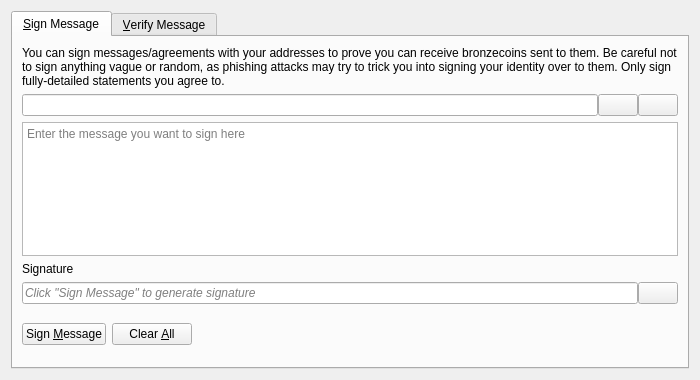
<?xml version="1.0" encoding="UTF-8"?>
<ui version="4.0">
 <class>SignVerifyMessageDialog</class>
 <widget class="QDialog" name="SignVerifyMessageDialog">
  <property name="geometry">
   <rect>
    <x>0</x>
    <y>0</y>
    <width>700</width>
    <height>380</height>
   </rect>
  </property>
  <property name="windowTitle">
   <string>Signatures - Sign / Verify a Message</string>
  </property>
  <property name="modal">
   <bool>true</bool>
  </property>
  <layout class="QVBoxLayout" name="verticalLayout">
   <item>
    <widget class="QTabWidget" name="tabWidget">
     <property name="currentIndex">
      <number>0</number>
     </property>
     <widget class="QWidget" name="tabSignMessage">
      <attribute name="title">
       <string>&amp;Sign Message</string>
      </attribute>
      <layout class="QVBoxLayout" name="verticalLayout_SM">
       <item>
        <widget class="QLabel" name="infoLabel_SM">
         <property name="text">
          <string>You can sign messages/agreements with your addresses to prove you can receive bronzecoins sent to them. Be careful not to sign anything vague or random, as phishing attacks may try to trick you into signing your identity over to them. Only sign fully-detailed statements you agree to.</string>
         </property>
         <property name="textFormat">
          <enum>Qt::PlainText</enum>
         </property>
         <property name="wordWrap">
          <bool>true</bool>
         </property>
        </widget>
       </item>
       <item>
        <layout class="QHBoxLayout" name="horizontalLayout_1_SM">
         <property name="spacing">
          <number>0</number>
         </property>
         <item>
          <widget class="QValidatedLineEdit" name="addressIn_SM">
           <property name="toolTip">
            <string>The Bronzecoin address to sign the message with</string>
           </property>
          </widget>
         </item>
         <item>
          <widget class="QPushButton" name="addressBookButton_SM">
           <property name="toolTip">
            <string>Choose previously used address</string>
           </property>
           <property name="text">
            <string/>
           </property>
           <property name="icon">
            <iconset resource="../bitcoin.qrc">
             <normaloff>:/icons/address-book</normaloff>:/icons/address-book</iconset>
           </property>
           <property name="shortcut">
            <string>Alt+A</string>
           </property>
           <property name="autoDefault">
            <bool>false</bool>
           </property>
          </widget>
         </item>
         <item>
          <widget class="QPushButton" name="pasteButton_SM">
           <property name="toolTip">
            <string>Paste address from clipboard</string>
           </property>
           <property name="text">
            <string/>
           </property>
           <property name="icon">
            <iconset resource="../bitcoin.qrc">
             <normaloff>:/icons/editpaste</normaloff>:/icons/editpaste</iconset>
           </property>
           <property name="shortcut">
            <string>Alt+P</string>
           </property>
           <property name="autoDefault">
            <bool>false</bool>
           </property>
          </widget>
         </item>
        </layout>
       </item>
       <item>
        <widget class="QPlainTextEdit" name="messageIn_SM">
         <property name="toolTip">
          <string>Enter the message you want to sign here</string>
         </property>
         <property name="placeholderText">
          <string>Enter the message you want to sign here</string>
         </property>
        </widget>
       </item>
       <item>
        <widget class="QLabel" name="signatureLabel_SM">
         <property name="text">
          <string>Signature</string>
         </property>
         <property name="textFormat">
          <enum>Qt::PlainText</enum>
         </property>
        </widget>
       </item>
       <item>
        <layout class="QHBoxLayout" name="horizontalLayout_2_SM">
         <property name="spacing">
          <number>0</number>
         </property>
         <item>
          <widget class="QLineEdit" name="signatureOut_SM">
           <property name="placeholderText">
            <string>Click "Sign Message" to generate signature</string>
           </property>
           <property name="font">
            <font>
             <italic>true</italic>
            </font>
           </property>
           <property name="readOnly">
            <bool>true</bool>
           </property>
          </widget>
         </item>
         <item>
          <widget class="QPushButton" name="copySignatureButton_SM">
           <property name="toolTip">
            <string>Copy the current signature to the system clipboard</string>
           </property>
           <property name="text">
            <string/>
           </property>
           <property name="icon">
            <iconset resource="../bitcoin.qrc">
             <normaloff>:/icons/editcopy</normaloff>:/icons/editcopy</iconset>
           </property>
           <property name="autoDefault">
            <bool>false</bool>
           </property>
          </widget>
         </item>
        </layout>
       </item>
       <item>
        <layout class="QHBoxLayout" name="horizontalLayout_3_SM">
         <item>
          <widget class="QPushButton" name="signMessageButton_SM">
           <property name="toolTip">
            <string>Sign the message to prove you own this Bronzecoin address</string>
           </property>
           <property name="text">
            <string>Sign &amp;Message</string>
           </property>
           <property name="icon">
            <iconset resource="../bitcoin.qrc">
             <normaloff>:/icons/edit</normaloff>:/icons/edit</iconset>
           </property>
           <property name="autoDefault">
            <bool>false</bool>
           </property>
          </widget>
         </item>
         <item>
          <widget class="QPushButton" name="clearButton_SM">
           <property name="toolTip">
            <string>Reset all sign message fields</string>
           </property>
           <property name="text">
            <string>Clear &amp;All</string>
           </property>
           <property name="icon">
            <iconset resource="../bitcoin.qrc">
             <normaloff>:/icons/remove</normaloff>:/icons/remove</iconset>
           </property>
           <property name="autoDefault">
            <bool>false</bool>
           </property>
          </widget>
         </item>
         <item>
          <spacer name="horizontalSpacer_1_SM">
           <property name="orientation">
            <enum>Qt::Horizontal</enum>
           </property>
           <property name="sizeHint" stdset="0">
            <size>
             <width>40</width>
             <height>48</height>
            </size>
           </property>
          </spacer>
         </item>
         <item>
          <widget class="QLabel" name="statusLabel_SM">
           <property name="font">
            <font>
             <weight>75</weight>
             <bold>true</bold>
            </font>
           </property>
           <property name="text">
            <string/>
           </property>
           <property name="wordWrap">
            <bool>true</bool>
           </property>
          </widget>
         </item>
         <item>
          <spacer name="horizontalSpacer_2_SM">
           <property name="orientation">
            <enum>Qt::Horizontal</enum>
           </property>
           <property name="sizeHint" stdset="0">
            <size>
             <width>40</width>
             <height>48</height>
            </size>
           </property>
          </spacer>
         </item>
        </layout>
       </item>
      </layout>
     </widget>
     <widget class="QWidget" name="tabVerifyMessage">
      <attribute name="title">
       <string>&amp;Verify Message</string>
      </attribute>
      <layout class="QVBoxLayout" name="verticalLayout_VM">
       <item>
        <widget class="QLabel" name="infoLabel_VM">
         <property name="text">
          <string>Enter the receiver's address, message (ensure you copy line breaks, spaces, tabs, etc. exactly) and signature below to verify the message. Be careful not to read more into the signature than what is in the signed message itself, to avoid being tricked by a man-in-the-middle attack. Note that this only proves the signing party receives with the address, it cannot prove sendership of any transaction!</string>
         </property>
         <property name="textFormat">
          <enum>Qt::PlainText</enum>
         </property>
         <property name="alignment">
          <set>Qt::AlignLeading|Qt::AlignLeft|Qt::AlignTop</set>
         </property>
         <property name="wordWrap">
          <bool>true</bool>
         </property>
        </widget>
       </item>
       <item>
        <layout class="QHBoxLayout" name="horizontalLayout_1_VM">
         <property name="spacing">
          <number>0</number>
         </property>
         <item>
          <widget class="QValidatedLineEdit" name="addressIn_VM">
           <property name="toolTip">
            <string>The Bronzecoin address the message was signed with</string>
           </property>
          </widget>
         </item>
         <item>
          <widget class="QPushButton" name="addressBookButton_VM">
           <property name="toolTip">
            <string>Choose previously used address</string>
           </property>
           <property name="text">
            <string/>
           </property>
           <property name="icon">
            <iconset resource="../bitcoin.qrc">
             <normaloff>:/icons/address-book</normaloff>:/icons/address-book</iconset>
           </property>
           <property name="shortcut">
            <string>Alt+A</string>
           </property>
           <property name="autoDefault">
            <bool>false</bool>
           </property>
          </widget>
         </item>
        </layout>
       </item>
       <item>
        <widget class="QPlainTextEdit" name="messageIn_VM">
          <property name="toolTip">
            <string>The signed message to verify</string>
          </property>
          <property name="placeholderText">
            <string>The signed message to verify</string>
          </property>
        </widget>
       </item>
       <item>
        <widget class="QValidatedLineEdit" name="signatureIn_VM">
          <property name="toolTip">
            <string>The signature given when the message was signed</string>
          </property>
          <property name="placeholderText">
            <string>The signature given when the message was signed</string>
          </property>
        </widget>
       </item>
       <item>
        <layout class="QHBoxLayout" name="horizontalLayout_2_VM">
         <item>
          <widget class="QPushButton" name="verifyMessageButton_VM">
           <property name="toolTip">
            <string>Verify the message to ensure it was signed with the specified Bronzecoin address</string>
           </property>
           <property name="text">
            <string>Verify &amp;Message</string>
           </property>
           <property name="icon">
            <iconset resource="../bitcoin.qrc">
             <normaloff>:/icons/transaction_0</normaloff>:/icons/transaction_0</iconset>
           </property>
           <property name="autoDefault">
            <bool>false</bool>
           </property>
          </widget>
         </item>
         <item>
          <widget class="QPushButton" name="clearButton_VM">
           <property name="toolTip">
            <string>Reset all verify message fields</string>
           </property>
           <property name="text">
            <string>Clear &amp;All</string>
           </property>
           <property name="icon">
            <iconset resource="../bitcoin.qrc">
             <normaloff>:/icons/remove</normaloff>:/icons/remove</iconset>
           </property>
           <property name="autoDefault">
            <bool>false</bool>
           </property>
          </widget>
         </item>
         <item>
          <spacer name="horizontalSpacer_1_VM">
           <property name="orientation">
            <enum>Qt::Horizontal</enum>
           </property>
           <property name="sizeHint" stdset="0">
            <size>
             <width>40</width>
             <height>48</height>
            </size>
           </property>
          </spacer>
         </item>
         <item>
          <widget class="QLabel" name="statusLabel_VM">
           <property name="font">
            <font>
             <weight>75</weight>
             <bold>true</bold>
            </font>
           </property>
           <property name="text">
            <string/>
           </property>
           <property name="wordWrap">
            <bool>true</bool>
           </property>
          </widget>
         </item>
         <item>
          <spacer name="horizontalSpacer_2_VM">
           <property name="orientation">
            <enum>Qt::Horizontal</enum>
           </property>
           <property name="sizeHint" stdset="0">
            <size>
             <width>40</width>
             <height>48</height>
            </size>
           </property>
          </spacer>
         </item>
        </layout>
       </item>
      </layout>
     </widget>
    </widget>
   </item>
  </layout>
 </widget>
 <customwidgets>
  <customwidget>
   <class>QValidatedLineEdit</class>
   <extends>QLineEdit</extends>
   <header>qt/qvalidatedlineedit.h</header>
  </customwidget>
 </customwidgets>
 <resources>
  <include location="../bitcoin.qrc"/>
 </resources>
 <connections/>
</ui>
